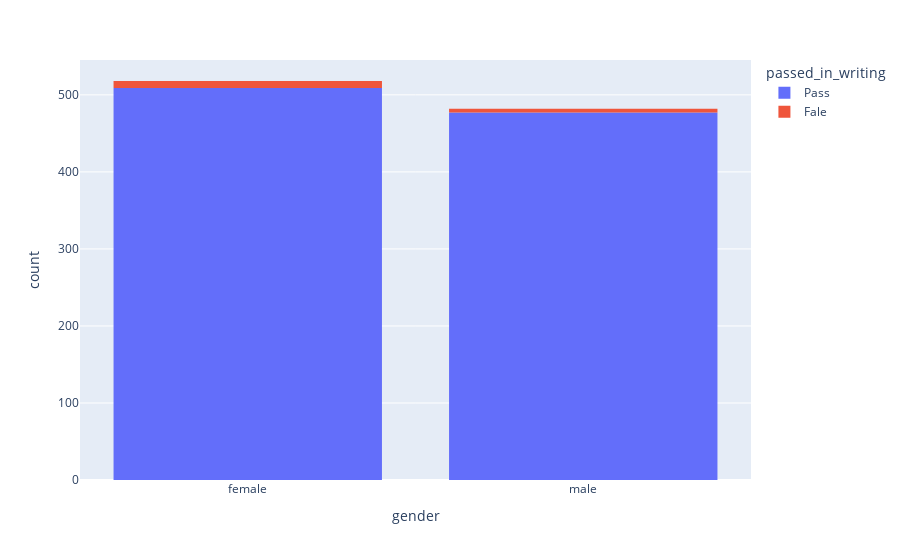

The notebook cell saved with this chart:
### Markdown cell above
so we can say that parental level of education somehow depends whether a student has passed the maths exam or not

### Code cell
passing_marks = 33
dataset["passed_in_writing"] = np.where(dataset["writing score"]> passing_marks, 'Pass', "Fale")
px.histogram(dataset, x="gender", color="passed_in_writing")

### Figure 1 — Plotly figure (JSON) as saved in the notebook; plotly's stock layout.template omitted (floating-point values rounded to 4 significant figures; data arrays with more than 128 entries replaced by an {"elided": "..."} marker saying what was removed)
{"data": [{"alignmentgroup": "True", "bingroup": "x", "hovertemplate": "passed_in_writing=Pass<br>gender=%{x}<br>count=%{y}<extra></extra>", "legendgroup": "Pass", "marker": {"color": "#636efa", "pattern": {"shape": ""}}, "name": "Pass", "offsetgroup": "Pass", "orientation": "v", "showlegend": true, "type": "histogram", "x": {"elided": "986 str values"}, "xaxis": "x", "yaxis": "y"}, {"alignmentgroup": "True", "bingroup": "x", "hovertemplate": "passed_in_writing=Fale<br>gender=%{x}<br>count=%{y}<extra></extra>", "legendgroup": "Fale", "marker": {"color": "#EF553B", "pattern": {"shape": ""}}, "name": "Fale", "offsetgroup": "Fale", "orientation": "v", "showlegend": true, "type": "histogram", "x": ["female", "female", "male", "female", "male", "male", "female", "female", "female", "male", "female", "female", "male", "female"], "xaxis": "x", "yaxis": "y"}], "layout": {"barmode": "relative", "legend": {"title": {"text": "passed_in_writing"}, "tracegroupgap": 0}, "margin": {"t": 60}, "xaxis": {"anchor": "y", "domain": [0, 1], "title": {"text": "gender"}}, "yaxis": {"anchor": "x", "domain": [0, 1], "title": {"text": "count"}}}}
